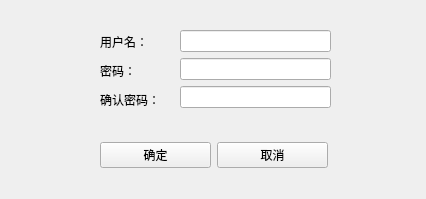
<?xml version="1.0" encoding="UTF-8"?>
<ui version="4.0">
 <class>AddUserWindow</class>
 <widget class="QWidget" name="AddUserWindow">
  <property name="geometry">
   <rect>
    <x>0</x>
    <y>0</y>
    <width>426</width>
    <height>199</height>
   </rect>
  </property>
  <property name="windowTitle">
   <string>添加用户界面</string>
  </property>
  <widget class="QWidget" name="verticalLayoutWidget">
   <property name="geometry">
    <rect>
     <x>100</x>
     <y>30</y>
     <width>83</width>
     <height>81</height>
    </rect>
   </property>
   <layout class="QVBoxLayout" name="verticalLayout">
    <item>
     <widget class="QLabel" name="label_1">
      <property name="text">
       <string>用户名：</string>
      </property>
     </widget>
    </item>
    <item>
     <widget class="QLabel" name="label_2">
      <property name="text">
       <string>密码：</string>
      </property>
     </widget>
    </item>
    <item>
     <widget class="QLabel" name="label_3">
      <property name="text">
       <string>确认密码：</string>
      </property>
     </widget>
    </item>
   </layout>
  </widget>
  <widget class="QWidget" name="horizontalLayoutWidget">
   <property name="geometry">
    <rect>
     <x>100</x>
     <y>130</y>
     <width>228</width>
     <height>51</height>
    </rect>
   </property>
   <layout class="QHBoxLayout" name="horizontalLayout">
    <item>
     <widget class="QPushButton" name="confirmButton">
      <property name="text">
       <string>确定</string>
      </property>
     </widget>
    </item>
    <item>
     <widget class="QPushButton" name="cancelButton">
      <property name="text">
       <string>取消</string>
      </property>
     </widget>
    </item>
   </layout>
  </widget>
  <widget class="QWidget" name="verticalLayoutWidget_2">
   <property name="geometry">
    <rect>
     <x>180</x>
     <y>30</y>
     <width>151</width>
     <height>81</height>
    </rect>
   </property>
   <layout class="QVBoxLayout" name="verticalLayout_2">
    <item>
     <widget class="QLineEdit" name="lineEditUsername"/>
    </item>
    <item>
     <widget class="QLineEdit" name="lineEditPassword"/>
    </item>
    <item>
     <widget class="QLineEdit" name="lineEditConfirmPassword"/>
    </item>
   </layout>
  </widget>
 </widget>
 <resources/>
 <connections/>
</ui>
